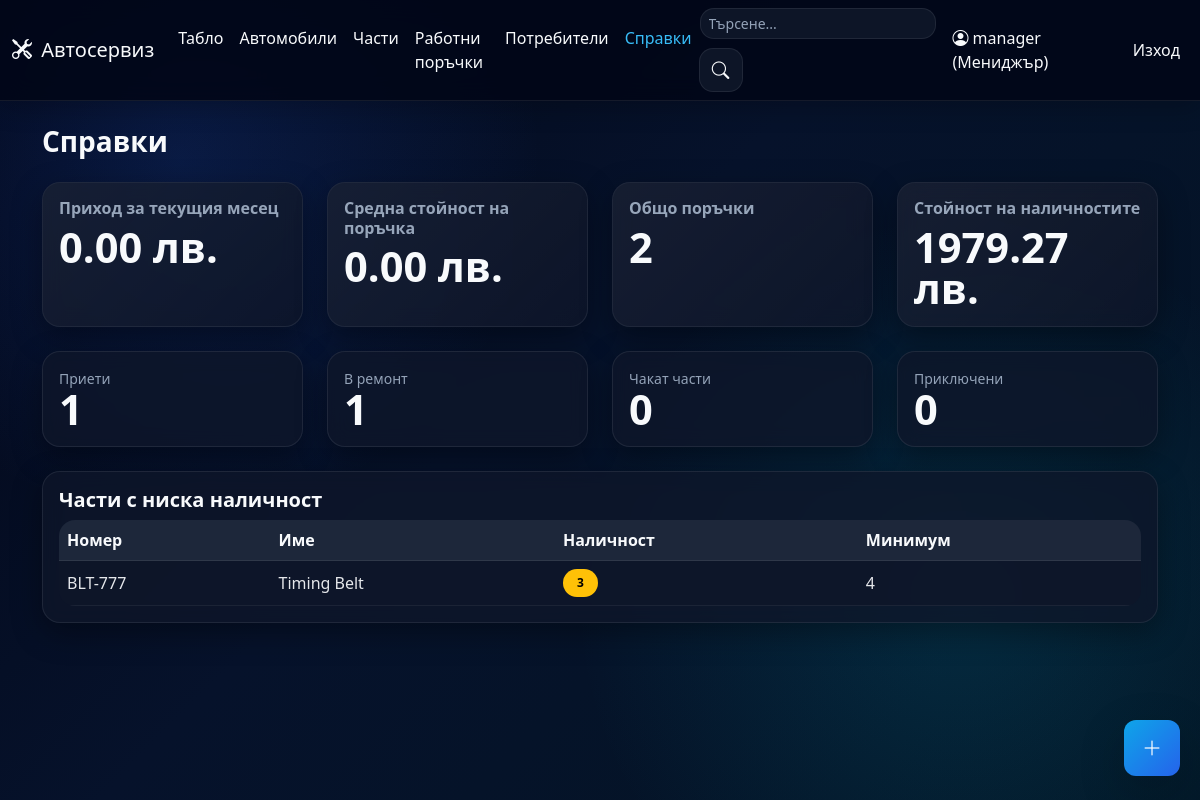
Screenshot of /reports (signed in) with the database file from the repository.
### app/models.py (models this page shows, shortened)
class User(UserMixin, db.Model):
    id = db.Column(db.Integer, primary_key=True)
    username = db.Column(db.String(80), unique=True, nullable=False)
    password_hash = db.Column(db.String(255), nullable=False)
    role = db.Column(db.String(20), nullable=False, default='client')
    full_name = db.Column(db.String(120))
    phone = db.Column(db.String(30))
    created_at = db.Column(db.DateTime, default=datetime.now)
    cars = db.relationship('Car', backref='user', lazy=True)

class Part(db.Model):
    id = db.Column(db.Integer, primary_key=True)
    part_number = db.Column(db.String(80), unique=True, nullable=False)
    name = db.Column(db.String(120), nullable=False)
    quantity = db.Column(db.Integer, nullable=False, default=0)
    min_quantity = db.Column(db.Integer, nullable=False, default=5)
    unit_price = db.Column(db.Float, nullable=False, default=0.0)
    description = db.Column(db.Text)
    image_filename = db.Column(db.String(255))
    created_at = db.Column(db.DateTime, default=datetime.now)
    order_links = db.relationship('WorkOrderPart', backref='part', lazy=True, cascade='all, delete-orphan')

### app/routes_admin.py (the view)
    @app.route('/reports')
    @role_required('manager')
    def reports():
        low_stock_parts = Part.query.filter(Part.quantity <= Part.min_quantity).order_by(Part.quantity.asc()).all()
        completed_orders = WorkOrder.query.filter_by(status='completed').all()
        start_of_month = datetime.now().replace(day=1, hour=0, minute=0, second=0, microsecond=0)
        completed_this_month = [order for order in completed_orders if order.updated_at and order.updated_at >= start_of_month]
        monthly_income = round(sum(order.total_cost for order in completed_this_month), 2)
        status_counts = {code: WorkOrder.query.filter_by(status=code).count() for code in ALLOWED_WORK_ORDER_STATUSES}
        total_orders = sum(status_counts.values())
        total_parts_value = round(sum((part.quantity or 0) * (part.unit_price or 0) for part in Part.query.all()), 2)
        average_order_value = round((sum(order.total_cost for order in completed_orders) / len(completed_orders)), 2) if completed_orders else 0
        return render_template(
            'reports.html',
            low_stock_parts=low_stock_parts,
            monthly_income=monthly_income,
            status_counts=status_counts,
            total_orders=total_orders,
            total_parts_value=total_parts_value,
            average_order_value=average_order_value,
        )

### app/route_support.py (called while the page is built)
def register_template_helpers(app):
    @app.context_processor
    def inject_status_helpers():
        return {
            'status_label': status_label,
            'status_badge': status_badge,
            'status_meta': STATUS_META,
            'role_label': role_label,
            'pdf_export_enabled': pdf_export_available(),
        }

def role_required(*roles):
    def decorator(fn):
        @wraps(fn)
        @login_required
        def wrapper(*args, **kwargs):
            if current_user.role not in roles:
                flash('Нямате достъп до тази страница.', 'danger')
                return redirect(url_for('dashboard'))
            return fn(*args, **kwargs)
        return wrapper
    return decorator

def role_label(role: str) -> str:
    return ROLE_META.get(role, role)

def load_pdf_dependencies():
    pagesizes = import_module('reportlab.lib.pagesizes')
    utils = import_module('reportlab.lib.utils')
    pdfbase = import_module('reportlab.pdfbase')
    ttfonts = import_module('reportlab.pdfbase.ttfonts')
    pdfgen = import_module('reportlab.pdfgen.canvas')
    return {
        'A4': pagesizes.A4,
        'simple_split': utils.simpleSplit,
        'pdfmetrics': pdfbase.pdfmetrics,
        'ttfont': ttfonts.TTFont,
        'canvas': pdfgen,
    }

def pdf_export_available() -> bool:
    try:
        load_pdf_dependencies()
    except ImportError:
        return False
    return True

### app/templates/reports.html
{% extends "base.html" %}
{% block content %}
<h3 class="mb-4">Справки</h3>
<div class="row g-4 mb-4">
  <div class="col-lg-3 col-md-6"><div class="card h-100 stat-card"><div class="card-body"><h6 class="text-muted">Приход за текущия месец</h6><div class="stat-number">{{ '%.2f'|format(monthly_income) }} лв.</div></div></div></div>
  <div class="col-lg-3 col-md-6"><div class="card h-100 stat-card"><div class="card-body"><h6 class="text-muted">Средна стойност на поръчка</h6><div class="stat-number">{{ '%.2f'|format(average_order_value) }} лв.</div></div></div></div>
  <div class="col-lg-3 col-md-6"><div class="card h-100 stat-card"><div class="card-body"><h6 class="text-muted">Общо поръчки</h6><div class="stat-number">{{ total_orders }}</div></div></div></div>
  <div class="col-lg-3 col-md-6"><div class="card h-100 stat-card"><div class="card-body"><h6 class="text-muted">Стойност на наличностите</h6><div class="stat-number">{{ '%.2f'|format(total_parts_value) }} лв.</div></div></div></div>
</div>
<div class="row g-4 mb-4">
  <div class="col-lg-3 col-md-6"><div class="card h-100 status-open-card"><div class="card-body"><div class="small text-muted">Приети</div><div class="stat-number">{{ status_counts['open'] }}</div></div></div></div>
  <div class="col-lg-3 col-md-6"><div class="card h-100 status-progress-card"><div class="card-body"><div class="small text-muted">В ремонт</div><div class="stat-number">{{ status_counts['in_progress'] }}</div></div></div></div>
  <div class="col-lg-3 col-md-6"><div class="card h-100 status-awaiting-card"><div class="card-body"><div class="small text-muted">Чакат части</div><div class="stat-number">{{ status_counts['awaiting_parts'] }}</div></div></div></div>
  <div class="col-lg-3 col-md-6"><div class="card h-100 status-completed-card"><div class="card-body"><div class="small text-muted">Приключени</div><div class="stat-number">{{ status_counts['completed'] }}</div></div></div></div>
</div>
<div class="card">
  <div class="card-body">
    <h5>Части с ниска наличност</h5>
    <div class="table-responsive">
      <table class="table align-middle">
        <thead>
          <tr>
            <th>Номер</th>
            <th>Име</th>
            <th>Наличност</th>
            <th>Минимум</th>
          </tr>
        </thead>
        <tbody>
          {% for part in low_stock_parts %}
          <tr>
            <td>{{ part.part_number }}</td>
            <td>{{ part.name }}</td>
            <td><span class="badge text-bg-warning">{{ part.quantity }}</span></td>
            <td>{{ part.min_quantity }}</td>
          </tr>
          {% else %}
          <tr><td colspan="4" class="text-muted">Няма части под минималната наличност.</td></tr>
          {% endfor %}
        </tbody>
      </table>
    </div>
  </div>
</div>
{% endblock %}

### app/templates/base.html (shortened to what this page needs)
<!doctype html>
<html lang="bg">
<head>
  <link href="https://cdn.jsdelivr.net/npm/bootstrap@5.3.3/dist/css/bootstrap.min.css" rel="stylesheet">
  <link rel="stylesheet" href="https://cdn.jsdelivr.net/npm/bootstrap-icons@1.11.3/font/bootstrap-icons.min.css">
  <link rel="stylesheet" href="{{ url_for('static', filename='css/styles.css') }}">
</head>
<body>
<nav class="navbar navbar-expand-lg sticky-top">
  <div class="container-fluid">
    <a class="navbar-brand" href="{{ url_for('landing') if not current_user.is_authenticated else url_for('dashboard') }}">
      <i class="bi bi-tools me-1"></i> Автосервиз
    </a>
    <div class="collapse navbar-collapse" id="navMenu">
      {% if current_user.is_authenticated %}
      <ul class="navbar-nav me-auto mb-2 mb-lg-0">
        <li class="nav-item"><a class="nav-link {% if request.path.startswith('/dashboard') %}active{% endif %}" href="{{ url_for('dashboard') }}">Табло</a></li>
        <li class="nav-item"><a class="nav-link {% if request.path.startswith('/cars') %}active{% endif %}" href="{{ url_for('list_cars') }}">Автомобили</a></li>
        <li class="nav-item"><a class="nav-link {% if request.path.startswith('/parts') %}active{% endif %}" href="{{ url_for('list_parts') }}">Части</a></li>
        <li class="nav-item"><a class="nav-link {% if request.path.startswith('/work-orders') %}active{% endif %}" href="{{ url_for('list_work_orders') }}">Работни поръчки</a></li>
        {% if current_user.role == 'manager' %}
        <li class="nav-item"><a class="nav-link {% if request.path.startswith('/users') %}active{% endif %}" href="{{ url_for('manage_users') }}">Потребители</a></li>
        <li class="nav-item"><a class="nav-link {% if request.path.startswith('/reports') %}active{% endif %}" href="{{ url_for('reports') }}">Справки</a></li>
        {% endif %}
      </ul>
      {% endif %}
      <ul class="navbar-nav ms-auto align-items-center gap-2">
        {% if current_user.is_authenticated %}
        <li class="nav-item me-2 d-none d-md-block">
          <div class="input-group search-box">
            <input id="globalSearch" class="form-control form-control-sm" type="search" placeholder="Търсене...">
            <span class="input-group-text bg-white"><i class="bi bi-search"></i></span>
          </div>
        </li>
        <li class="nav-item"><span class="navbar-text"><i class="bi bi-person-circle"></i> {{ current_user.username }} ({{ role_label(current_user.role) }})</span></li>
        <li class="nav-item"><a class="nav-link text-danger" href="{{ url_for('logout') }}">Изход</a></li>
        {% else %}
        <li class="nav-item"><a class="nav-link" href="{{ url_for('login') }}">Вход</a></li>
        {% endif %}
      </ul>
    </div>
  </div>
</nav>
<div class="container py-4">
  {% block content %}{% endblock %}
</div>
{% if current_user.is_authenticated and current_user.role in ['manager', 'client'] %}
<button id="fabAdd" class="btn btn-primary btn-lg shadow-lg rounded-circle position-fixed d-flex align-items-center justify-content-center" style="right:20px;bottom:24px;width:56px;height:56px;z-index:1050;" data-bs-toggle="modal" data-bs-target="#fabModal" aria-label="Създай">
  <i class="bi bi-plus-lg" style="font-size:1.25rem"></i>
</button>
{% endif %}
</body>
</html>

### rows the page displays
User: username "manager", role "Мениджър"
Part: part_number "BLT-777", name "Timing Belt", quantity "3", min_quantity "4"

### other values shown
{{ '%.2f'|format(monthly_income) }} "0.00"
{{ '%.2f'|format(average_order_value) }} "0.00"
{{ total_orders }} "2"
{{ '%.2f'|format(total_parts_value) }} "1979.27"
{{ status_counts['open'] }} "1"
{{ status_counts['in_progress'] }} "1"
{{ status_counts['awaiting_parts'] }} "0"
{{ status_counts['completed'] }} "0"
